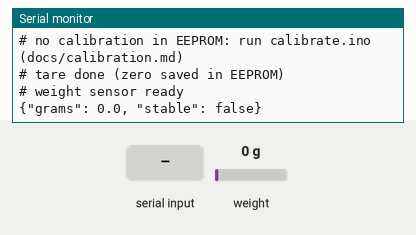
The sketch below on a simulated Arduino Uno, built with avr-gcc and run on an emulated ATmega328P. Shown: the last lines printed to the serial monitor. Inputs (shaded band) come from the test bench; at power-on: weight on the scale 0 g. EEPROM starts erased.

Above: at 2.2 s.
2.3 s: "CUY1\n" received over Serial
At 2.7 s:
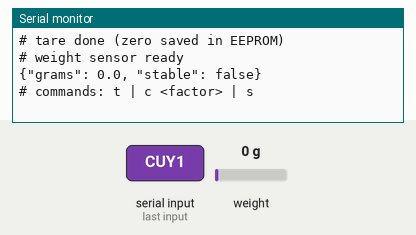
5.3 s: "s\n" received over Serial
At 5.8 s:
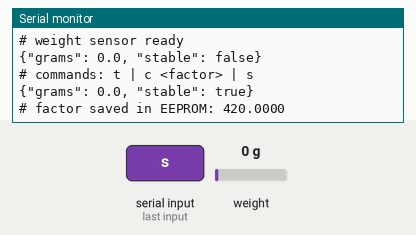
6.8 s: weight on the scale set to 100 g
At 8.2 s:
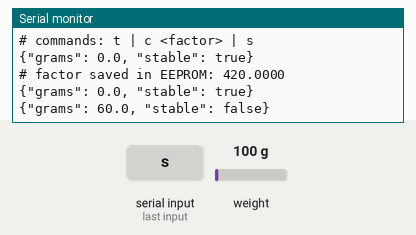
8.3 s: weight on the scale set to 1250 g
At 10.6 s:
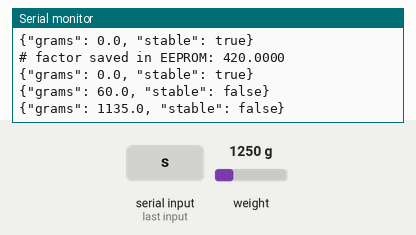

The sketch:

weight_sensor.ino
```cpp
// The cage scale: reads the load cell through the HX711 every 200 ms and prints one JSON line every 2 s,
// {"grams": 812.4, "stable": true}, at 115200 baud for serial_bridge (Task 4). Diagnostics start with '#'.
// Commands: "t" tare (the zero is kept in EEPROM) · "c <factor>" calibration factor · "s" save the factor.

#include <EEPROM.h>
#include <HX711.h>

#include "weight_logic.h"

// docs/wiring.md
const uint8_t PIN_DOUT = 3;
const uint8_t PIN_SCK = 2;

// Same EEPROM layout as calibration/calibrate/calibrate.ino: keep both in sync
const int CALIBRATION_ADDRESS = 0;
const uint32_t CALIBRATION_MAGIC = 0x43555931UL;  // "CUY1"
// only until the cell is calibrated: the readings will be wrong, and the start says so
const float DEFAULT_FACTOR = 420.0f;

struct StoredCalibration {
  uint32_t magic;
  float factor;
};

// The zero of the scale, saved by "t": opening the serial port restarts the Uno, and taring again on
// every start would take whatever stands on the platform (the guinea pigs) as zero.
const int ZERO_ADDRESS = 16;
const uint32_t ZERO_MAGIC = 0x43555930UL;  // "CUY0"

struct StoredZero {
  uint32_t magic;
  long offset;
};

const unsigned long READ_INTERVAL_MS = 200;
const unsigned long PRINT_INTERVAL_MS = 2000;
const uint8_t TARE_SAMPLES = 10;

HX711 scale;
weight::RingBuffer buffer;
weight::LineReader commands;
float factor = DEFAULT_FACTOR;
unsigned long lastRead = 0;
unsigned long lastPrint = 0;

void loadFactor() {
  StoredCalibration stored;
  EEPROM.get(CALIBRATION_ADDRESS, stored);
  if (stored.magic == CALIBRATION_MAGIC && stored.factor != 0.0f) {
    factor = stored.factor;
    Serial.print(F("# factor "));
    Serial.print(factor, 4);
    Serial.println(F(" from EEPROM"));
  } else {
    factor = DEFAULT_FACTOR;
    Serial.println(F("# no calibration in EEPROM: run calibrate.ino (docs/calibration.md)"));
  }
  scale.set_scale(factor);
}

void saveFactor() {
  StoredCalibration stored = {CALIBRATION_MAGIC, factor};
  EEPROM.put(CALIBRATION_ADDRESS, stored);
  Serial.print(F("# factor saved in EEPROM: "));
  Serial.println(factor, 4);
}

void tare() {
  scale.tare(TARE_SAMPLES);
  buffer.clear();  // readings taken before the tare would make the next line wrong
  StoredZero zero = {ZERO_MAGIC, scale.get_offset()};
  EEPROM.put(ZERO_ADDRESS, zero);
  Serial.println(F("# tare done (zero saved in EEPROM)"));
}

// The saved zero, or a tare when there is none yet (first start of a new board)
void loadZero() {
  StoredZero zero;
  EEPROM.get(ZERO_ADDRESS, zero);
  if (zero.magic == ZERO_MAGIC) {
    scale.set_offset(zero.offset);
    Serial.println(F("# zero from EEPROM (send t with the platform empty to set it again)"));
  } else {
    tare();
  }
}

// Command pattern: each serial command bound to the action that performs it (no heap, 3 entries)
typedef void (*CommandAction)(float value);

struct CommandEntry {
  weight::CommandType type;
  CommandAction run;
};

void tareCommand(float) { tare(); }

void setFactorCommand(float value) {
  factor = value;
  scale.set_scale(factor);
  buffer.clear();
  Serial.print(F("# factor set to "));
  Serial.print(factor, 4);
  Serial.println(F(" (send s to keep it)"));
}

void saveCommand(float) { saveFactor(); }

const CommandEntry COMMANDS[] = {
    {weight::COMMAND_TARE, tareCommand},
    {weight::COMMAND_SET_FACTOR, setFactorCommand},
    {weight::COMMAND_SAVE, saveCommand},
};

void runCommand(const char *line) {
  weight::Command command = weight::parseCommand(line);
  for (const CommandEntry &entry : COMMANDS) {
    if (entry.type == command.type) {
      entry.run(command.value);
      return;
    }
  }
  Serial.println(F("# commands: t | c <factor> | s"));
}

void printReading() {
  char line[weight::LINE_LENGTH];
  weight::formatReading(line, sizeof(line), weight::summarize(buffer));
  Serial.println(line);
}

void setup() {
  Serial.begin(115200);
  scale.begin(PIN_DOUT, PIN_SCK);
  loadFactor();
  loadZero();
  Serial.println(F("# weight sensor ready"));
}

void loop() {
  while (Serial.available() > 0) {
    if (commands.feed((char)Serial.read())) {
      runCommand(commands.line());
    }
  }

  unsigned long now = millis();
  if (now - lastRead >= READ_INTERVAL_MS && scale.is_ready()) {
    lastRead = now;
    buffer.push(scale.get_units(1));
  }
  if (now - lastPrint >= PRINT_INTERVAL_MS && buffer.count() > 0) {
    lastPrint = now;
    printReading();
  }
}
```

weight_logic.h
```cpp
// The logic of the weight sensor, apart from the hardware so it can be tested on a PC (test/run_tests.sh).
// Written for the Uno: no dynamic memory, no String, no float printf (avr-libc's snprintf has no %f).
#pragma once

#include <stdint.h>
#include <stdio.h>
#include <stdlib.h>
#include <string.h>

namespace weight {

// ~2 s of readings at one every 200 ms (docs/ARCHITECTURE.md, section 4)
const uint8_t BUFFER_SIZE = 10;
// the buffer is stable when its readings are no further apart than this
const float STABLE_DELTA_G = 5.0f;
// below this the platform is not just empty: usually a tare problem, never stable
const float NEGATIVE_LIMIT_G = -20.0f;
const uint8_t COMMAND_LENGTH = 24;
const uint8_t LINE_LENGTH = 48;

// The last BUFFER_SIZE readings; the oldest is replaced by the newest.
class RingBuffer {
 public:
  void push(float grams) {
    values_[next_] = grams;
    next_ = (next_ + 1) % BUFFER_SIZE;
    if (count_ < BUFFER_SIZE) {
      ++count_;
    }
  }

  void clear() {
    next_ = 0;
    count_ = 0;
  }

  uint8_t count() const { return count_; }

  bool full() const { return count_ == BUFFER_SIZE; }

  float mean() const {
    if (count_ == 0) {
      return 0.0f;
    }
    float sum = 0.0f;
    for (uint8_t i = 0; i < count_; ++i) {
      sum += values_[i];
    }
    return sum / count_;
  }

  // max - min of the readings in the buffer
  float spread() const {
    if (count_ == 0) {
      return 0.0f;
    }
    float low = values_[0];
    float high = values_[0];
    for (uint8_t i = 1; i < count_; ++i) {
      if (values_[i] < low) low = values_[i];
      if (values_[i] > high) high = values_[i];
    }
    return high - low;
  }

 private:
  float values_[BUFFER_SIZE];
  uint8_t next_ = 0;
  uint8_t count_ = 0;
};

struct Reading {
  float grams;
  bool stable;
};

// What gets printed for the buffer: its mean, stable only when it is full and settled.
// Grams are never negative (the contract asks for >= 0): a little below 0 is an empty platform;
// far below 0 is a tare problem, sent as 0 and not stable so the bridge drops it.
inline Reading summarize(const RingBuffer &buffer) {
  Reading reading;
  reading.grams = buffer.mean();
  reading.stable = buffer.full() && buffer.spread() <= STABLE_DELTA_G;
  if (reading.grams < NEGATIVE_LIMIT_G) {
    reading.stable = false;
  }
  if (reading.grams < 0.0f) {
    reading.grams = 0.0f;
  }
  return reading;
}

// {"grams": 812.4, "stable": true} — one decimal, the serial protocol of docs/ARCHITECTURE.md.
inline int formatReading(char *out, size_t size, const Reading &reading) {
  long tenths = (long)(reading.grams * 10.0f + 0.5f);
  return snprintf(out, size, "{\"grams\": %ld.%ld, \"stable\": %s}", tenths / 10, tenths % 10,
                  reading.stable ? "true" : "false");
}

enum CommandType { COMMAND_TARE, COMMAND_SET_FACTOR, COMMAND_SAVE, COMMAND_UNKNOWN };

struct Command {
  CommandType type;
  float value;
};

// "t" tare · "c <factor>" calibration factor · "s" save it in EEPROM
inline Command parseCommand(const char *line) {
  Command command = {COMMAND_UNKNOWN, 0.0f};
  if (strcmp(line, "t") == 0) {
    command.type = COMMAND_TARE;
  } else if (strcmp(line, "s") == 0) {
    command.type = COMMAND_SAVE;
  } else if (line[0] == 'c' && line[1] == ' ') {
    char *end;
    float factor = (float)strtod(line + 2, &end);
    if (end != line + 2 && factor != 0.0f) {
      command.type = COMMAND_SET_FACTOR;
      command.value = factor;
    }
  }
  return command;
}

// Collects the characters of the serial port into lines; too long a line is cut, never overflows.
class LineReader {
 public:
  // true when c ended a line that is not empty; the line is then in line()
  bool feed(char c) {
    if (c == '\r') {
      return false;
    }
    if (c == '\n') {
      line_[length_] = '\0';
      bool complete = length_ > 0;
      length_ = 0;
      return complete;
    }
    if (length_ < COMMAND_LENGTH - 1) {
      line_[length_++] = c;
    }
    return false;
  }

  const char *line() const { return line_; }

 private:
  char line_[COMMAND_LENGTH] = {0};
  uint8_t length_ = 0;
};

}  // namespace weight
```

Measured:
- after the input at 2.3 s, the serial monitor: prints a new line at once (image 1)
- after the input at 5.3 s, the serial monitor: prints a new line after 0.05 s (image 2)
- after the input at 6.8 s, the serial monitor: prints a new line after 1.2 s (image 3)
- after the input at 8.3 s, the serial monitor: prints a new line after 1.7 s (image 4)
